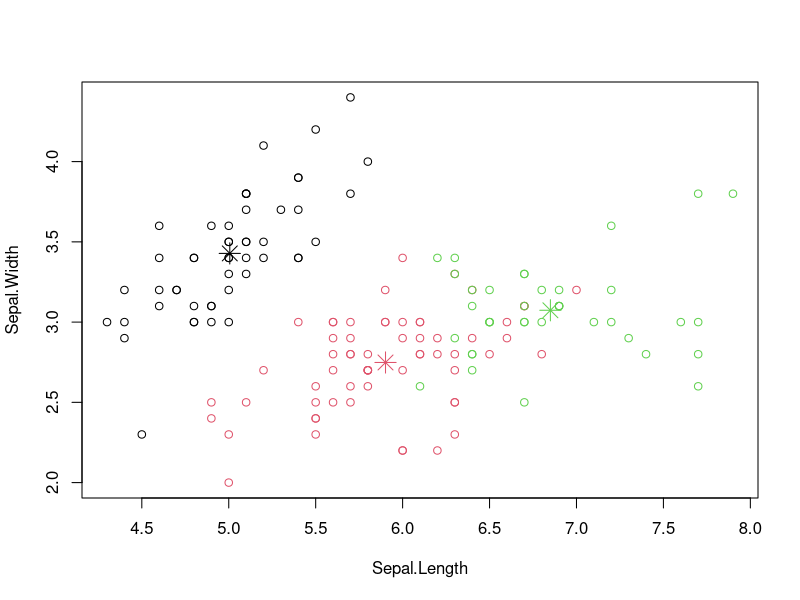
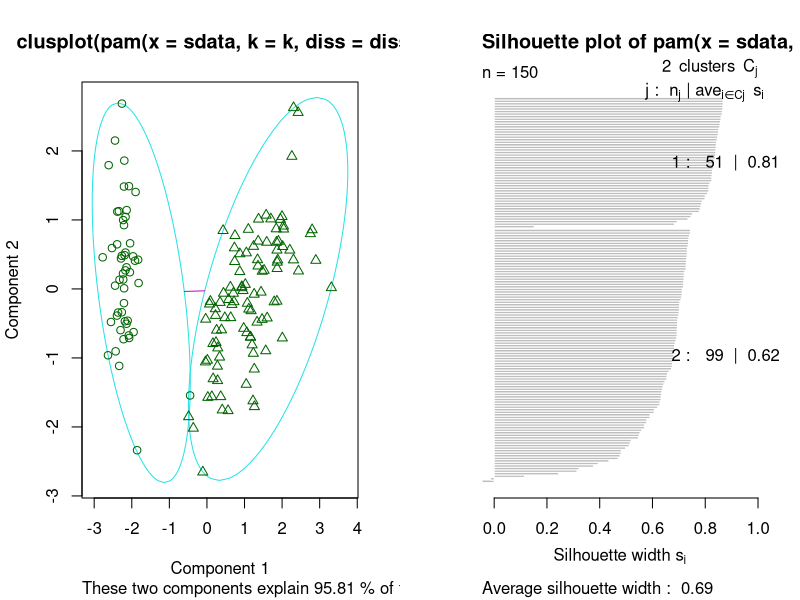

Recreate these plots in R, in order. (Note: this script raises an error after producing the figures.)
### R code from vignette source 'ch-clustering.rnw'

###################################################
### code chunk number 1: ch-clustering.rnw:6-9
###################################################
# free memory
rm(list = ls())
gc()


###################################################
### code chunk number 2: ch-clustering.rnw:18-19
###################################################
set.seed(8953)


###################################################
### code chunk number 3: ch-clustering.rnw:22-25
###################################################
iris2 <- iris
iris2$Species <- NULL
(kmeans.result <- kmeans(iris2, 3)) 


###################################################
### code chunk number 4: ch-clustering.rnw:30-31
###################################################
table(iris$Species, kmeans.result$cluster)


###################################################
### code chunk number 5: ch-clustering.rnw:38-42
###################################################
plot(iris2[c("Sepal.Length", "Sepal.Width")], col = kmeans.result$cluster)
# plot cluster centers
points(kmeans.result$centers[,c("Sepal.Length", "Sepal.Width")], col = 1:3, 
       pch = 8, cex=2)


###################################################
### code chunk number 6: ch-clustering.rnw:62-68
###################################################
library(fpc)
pamk.result <- pamk(iris2)
# number of clusters
pamk.result$nc
# check clustering against actual species
table(pamk.result$pamobject$clustering, iris$Species)


###################################################
### code chunk number 7: ch-clustering.rnw:80-83
###################################################
layout(matrix(c(1,2),1,2)) # 2 graphs per page 
plot(pamk.result$pamobject)
layout(matrix(1)) # change back to one graph per page 


###################################################
### code chunk number 8: ch-clustering.rnw:95-97
###################################################
pam.result <- pam(iris2, 3)
table(pam.result$clustering, iris$Species)


###################################################
### code chunk number 9: ch-clustering.rnw:108-111
###################################################
layout(matrix(c(1,2),1,2)) # 2 graphs per page 
plot(pam.result)
layout(matrix(1)) # change back to one graph per page 


###################################################
### code chunk number 10: ch-clustering.rnw:131-132
###################################################
set.seed(2835)


###################################################
### code chunk number 11: ch-clustering.rnw:134-138
###################################################
idx <- sample(1:dim(iris)[1], 40)
irisSample <- iris[idx,]
irisSample$Species <- NULL
hc <- hclust(dist(irisSample), method="ave")


###################################################
### code chunk number 12: ch-clustering.rnw:144-148
###################################################
plot(hc, hang = -1, labels=iris$Species[idx])
# cut tree into 3 clusters
rect.hclust(hc, k=3)
groups <- cutree(hc, k=3)


###################################################
### code chunk number 13: ch-clustering.rnw:171-176
###################################################
library(fpc)
iris2 <- iris[-5] # remove class tags
ds <- dbscan(iris2, eps=0.42, MinPts=5)
# compare clusters with original class labels
table(ds$cluster, iris$Species)


###################################################
### code chunk number 14: ch-clustering.rnw:184-185
###################################################
plot(ds, iris2)


###################################################
### code chunk number 15: ch-clustering.rnw:196-197
###################################################
plot(ds, iris2[c(1,4)])


###################################################
### code chunk number 16: ch-clustering.rnw:206-207
###################################################
plotcluster(iris2, ds$cluster)


###################################################
### code chunk number 17: ch-clustering.rnw:217-229
###################################################
# create a new dataset for labeling
set.seed(435) 
idx <- sample(1:nrow(iris), 10)
newData <- iris[idx,-5]
newData <- newData + matrix(runif(10*4, min=0, max=0.2), nrow=10, ncol=4)
# label new data
myPred <- predict(ds, iris2, newData)
# plot result
plot(iris2[c(1,4)], col=1+ds$cluster)
points(newData[c(1,4)], pch="*", col=1+myPred, cex=3)
# check cluster labels
table(myPred, iris$Species[idx])
